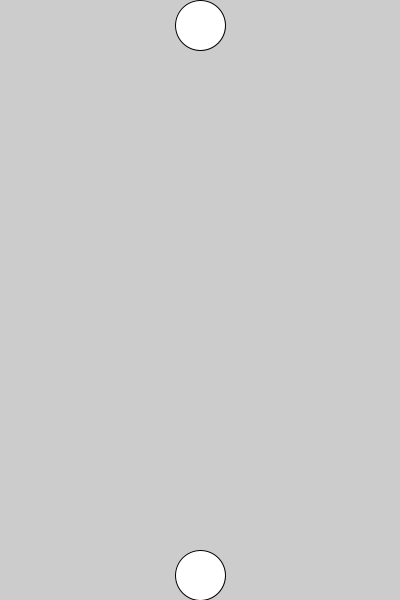
Frame 1 (no input)
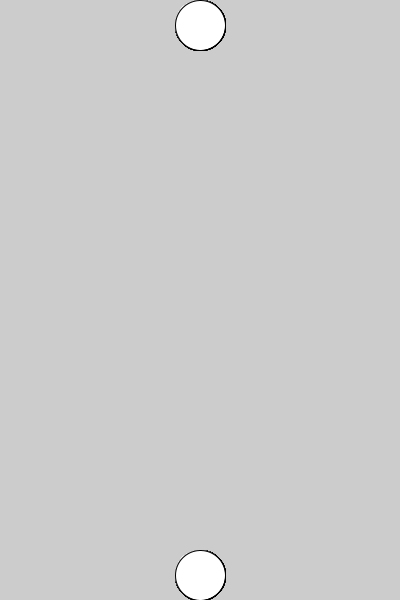
Frame 60 (the mouse pressed at the canvas centre just before this capture)
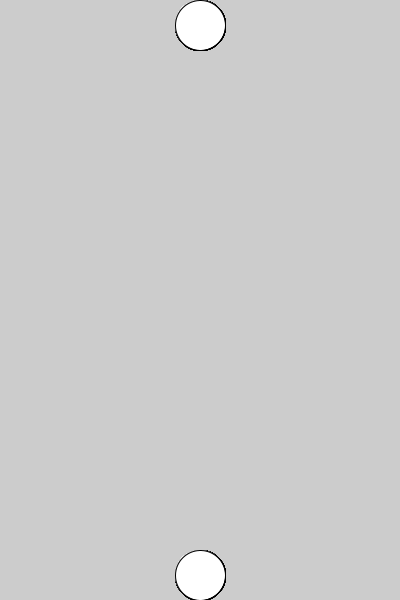
Frame 120 (the mouse held since frame 60 and released just before this capture)

The Processing sketch that drew these frames (run headless with seeded random() and noise(); from frame 60 on, the mouse is pressed at the canvas centre):

// Processing sketch: sketch_01_06
// ── sketch_01_06.pde
void setup() {
  size(400,600);
  ellipseMode(LEFT);
}
void draw() {
  ellipse(200-50/2,0,50,50);
  ellipse(200-50/2,600-50,50,50);
}
